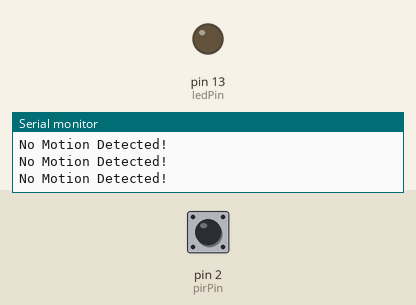
This sketch was run on a simulated Arduino Uno, built with avr-gcc and run on an emulated ATmega328P. Parts: output pins drawn as LEDs (lit = HIGH), the last lines printed to the serial monitor. Dashed ring = blinking. Inputs (shaded band) come from the test bench; at power-on: pin 2 (pirPin) LOW.

Above: at 7.2 s.
7.3 s: pin 2 (pirPin) driven HIGH
At 7.57 s:
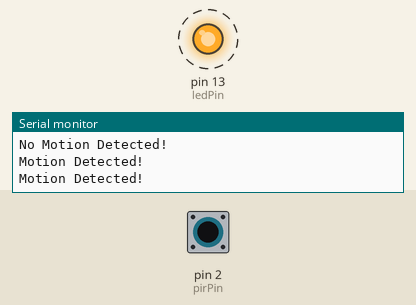
10.3 s: pin 2 (pirPin) driven LOW
At 10.3 s:
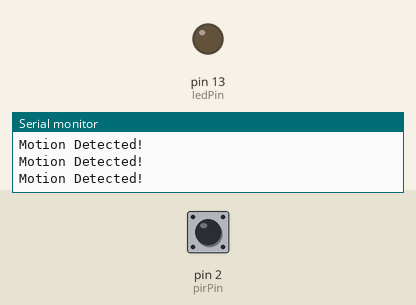
11.8 s: pin 2 (pirPin) pulsed HIGH 2 times (0.12 s each, 0.3 s apart)
At 12.03 s:
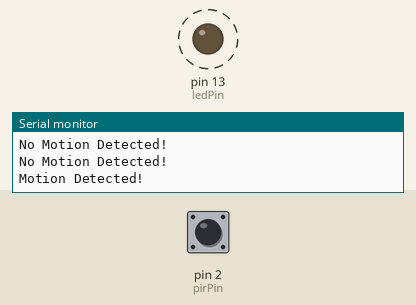
15.4 s: pin 2 (pirPin) pulsed HIGH 5 times (0.12 s each, 0.3 s apart)
At 17.4 s:
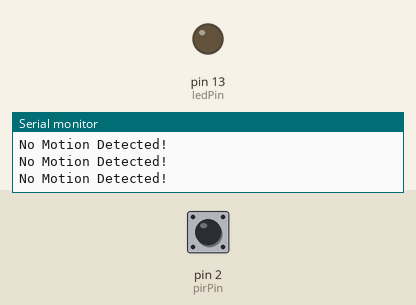
Timing chart, 0 to 18.9 s (numbered marks = the images above; inputs shaded):
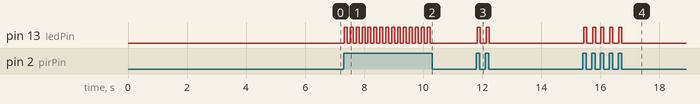

The sketch:

Motion_Sensor_Prototype_Code.ino
```cpp
/* Motion Sensor Prototype Code
 * modified 13 November 2020
 * by Katie Byard
 * Inspired by
 * Arduino Project Hub Tutorial:
 * https://create.arduino.cc/projecthub/electropeak/pir-motion-sensor-how-to-use-pirs-w-arduino-raspberry-pi-18d7fa
 */

int ledPin = 13;                  // LED
int pirPin = 2;                   // PIR Out pin
int pirStat = 0;                  // PIR status

void setup() {
  pinMode(ledPin, OUTPUT);        // declare LED as output
  pinMode(pirPin, INPUT);         // declare sensor as input
  Serial.begin(9600);
  Serial.println("Serial Monitor connected");
  delay(1000);
  Serial.print(".");
  delay(500);
  Serial.print(".");
  delay(500);
  Serial.println(".");
  delay(500);
  Serial.println("Please let your sensor calibrate");
  delay(1000);
  Serial.println("for 15 to 30 seconds before testing");
  delay(1000);
  Serial.print(".");
  delay(500);
  Serial.print(".");
  delay(500);
  Serial.println(".");
  delay(500);
}

void loop(){
 pirStat = digitalRead(pirPin);
 if (pirStat == HIGH) {             // if motion detected
   Serial.println("Motion Detected!");
   digitalWrite(ledPin, HIGH);      // turn LED ON
   delay(100);                      // wait for a second
   digitalWrite(ledPin, LOW);       // turn LED OFF
   delay(100);                      // wait for a second
 }
 else {
   digitalWrite(ledPin, LOW);       // LED stays off if no motion detected
   Serial.println("No Motion Detected!");
 }
}
```

Measured:
- after the input at 7.3 s, pin 13 (ledPin): alternates HIGH for 0.10 s and LOW for 0.10 s, starting at once
- after the input at 10.3 s, pin 13 (ledPin): stops changing and stays LOW
- after the input at 11.8 s, pin 13 (ledPin): alternates HIGH for 0.10 s and LOW for 0.20 s, 4 changes in all, then stays LOW, starting at once
- after the input at 15.4 s, pin 13 (ledPin): alternates HIGH for 0.10 s and LOW for 0.20 s, 10 changes in all, then stays LOW, starting at once
